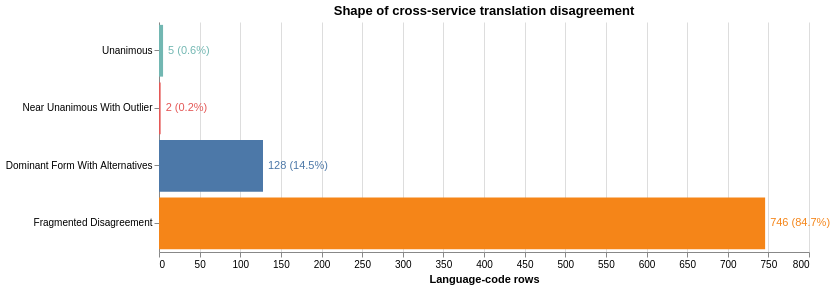

Notebook code cell kept with this figure:
### Markdown cell above
## 8.2 Degree and shape are different questions

The three comparison statuses measure how far strings differ. `disagreement_shape` instead uses the sizes of exact normalized-form clusters:

- **Unanimous**: one form across all usable services.
- **Near-unanimous with outlier**: all but one service share a form.
- **Dominant form with alternatives**: at least half of services share one form.
- **Two-cluster split**: two comparably sized form clusters.
- **Fragmented disagreement**: no form reaches half of the available services.

This distinction separates broad fragmentation from cases where apparent variation is driven by one or two services.

### Code cell
SHAPE_ORDER = [
    'unanimous', 'near_unanimous_with_outlier',
    'dominant_form_with_alternatives', 'two_cluster_split',
    'fragmented_disagreement', 'insufficient_comparison',
]
SHAPE_LABELS = {s: s.replace('_', ' ').title() for s in SHAPE_ORDER}

shape_counts = patterns['disagreement_shape'].value_counts().rename_axis('disagreement_shape').reset_index(name='languages')
shape_counts['label'] = shape_counts['disagreement_shape'].map(SHAPE_LABELS)
shape_counts['pct'] = shape_counts['languages'] / len(patterns)
shape_counts['annotation'] = shape_counts.apply(lambda r: f"{r['languages']:,} ({r['pct']:.1%})", axis=1)
display(shape_counts)

shape_bar = alt.Chart(shape_counts).mark_bar().encode(
    y=alt.Y('label:N', sort=[SHAPE_LABELS[s] for s in SHAPE_ORDER], title=None),
    x=alt.X('languages:Q', title='Language-code rows'),
    color=alt.Color('disagreement_shape:N', legend=None, scale=alt.Scale(scheme='tableau10')),
)
shape_text = shape_bar.mark_text(align='left', dx=5, color='black').encode(text='annotation:N')
shape_chart = (shape_bar + shape_text).properties(
    width=650, height=230, title='Shape of cross-service translation disagreement'
).configure_view(stroke=None)
display(shape_chart)
save_chart(shape_chart, str(FIGURE_DIR / 'disagreement_shape_distribution.png'))

### Figure 1 — Vega specification as saved in the notebook (floating-point values rounded to 4 significant figures)
{"$schema": "https://vega.github.io/schema/vega/v6.json", "data": [{"name": "source_0"}, {"name": "data_1", "values": [{"disagreement_shape": "fragmented_disagreement", "label": "Fragmented Disagreement", "languages_end": 746.0, "languages_start": 0.0}, {"disagreement_shape": "dominant_form_with_alternatives", "label": "Dominant Form With Alternatives", "languages_end": 128.0, "languages_start": 0.0}, {"disagreement_shape": "unanimous", "label": "Unanimous", "languages_end": 5.0, "languages_start": 0.0}, {"disagreement_shape": "near_unanimous_with_outlier", "label": "Near Unanimous With Outlier", "languages_end": 2.0, "languages_start": 0.0}]}, {"name": "data_2", "values": [{"annotation": "746 (84.7%)", "disagreement_shape": "fragmented_disagreement", "label": "Fragmented Disagreement", "languages": 746}, {"annotation": "128 (14.5%)", "disagreement_shape": "dominant_form_with_alternatives", "label": "Dominant Form With Alternatives", "languages": 128}, {"annotation": "5 (0.6%)", "disagreement_shape": "unanimous", "label": "Unanimous", "languages": 5}, {"annotation": "2 (0.2%)", "disagreement_shape": "near_unanimous_with_outlier", "label": "Near Unanimous With Outlier", "languages": 2}]}, {"name": "source_0_y_domain_label", "values": [{"label": "Fragmented Disagreement", "sort_field": 4.0}, {"label": "Dominant Form With Alternatives", "sort_field": 2.0}, {"label": "Unanimous", "sort_field": 0.0}, {"label": "Near Unanimous With Outlier", "sort_field": 1.0}]}, {"name": "data_1_color_domain_disagreement_shape_0", "values": [{"disagreement_shape": "fragmented_disagreement"}, {"disagreement_shape": "dominant_form_with_alternatives"}, {"disagreement_shape": "unanimous"}, {"disagreement_shape": "near_unanimous_with_outlier"}]}, {"name": "data_2_color_domain_disagreement_shape_1", "values": [{"disagreement_shape": "fragmented_disagreement"}, {"disagreement_shape": "dominant_form_with_alternatives"}, {"disagreement_shape": "unanimous"}, {"disagreement_shape": "near_unanimous_with_outlier"}]}], "marks": [{"type": "rect", "name": "layer_0_marks", "from": {"data": "data_1"}, "encode": {"update": {"height": {"signal": "max(0.25, bandwidth('y'))"}, "x": {"field": "languages_end", "scale": "x"}, "x2": {"field": "languages_start", "scale": "x"}, "y": {"field": "label", "scale": "y"}, "fill": {"field": "disagreement_shape", "scale": "color"}}}, "style": ["bar"]}, {"type": "text", "name": "layer_1_marks", "from": {"data": "data_2"}, "encode": {"update": {"fill": {"field": "disagreement_shape", "scale": "color"}, "dx": {"value": 5}, "align": {"value": "left"}, "y": {"field": "label", "scale": "y", "band": 0.5}, "text": {"signal": "isValid(datum[\"annotation\"]) ? datum[\"annotation\"] : \"\"+datum[\"annotation\"]"}, "x": {"field": "languages", "scale": "x"}, "baseline": {"value": "middle"}}}, "style": ["text"]}], "scales": [{"name": "x", "type": "linear", "domain": {"fields": [{"data": "data_1", "field": "languages_start"}, {"data": "data_1", "field": "languages_end"}, {"data": "data_2", "field": "languages"}]}, "range": [0, {"signal": "width"}], "nice": true, "zero": true}, {"name": "y", "type": "band", "domain": {"data": "source_0_y_domain_label", "field": "label", "sort": {"op": "max", "field": "sort_field"}}, "range": [0, {"signal": "height"}], "paddingOuter": 0.05, "paddingInner": 0.1}, {"name": "color", "type": "ordinal", "domain": {"fields": [{"data": "data_1_color_domain_disagreement_shape_0", "field": "disagreement_shape"}, {"data": "data_2_color_domain_disagreement_shape_1", "field": "disagreement_shape"}], "sort": true}, "range": {"scheme": "tableau10"}}], "axes": [{"scale": "x", "minExtent": 0, "zindex": 0, "ticks": false, "labels": false, "grid": true, "tickCount": {"signal": "ceil(width/40)"}, "domain": false, "aria": false, "orient": "bottom", "gridScale": "y", "maxExtent": 0}, {"scale": "x", "grid": false, "labelFlush": true, "labelOverlap": true, "tickCount": {"signal": "ceil(width/40)"}, "title": "Language-code rows", "orient": "bottom", "zindex": 0}, {"scale": "y", "zindex": 0, "orient": "left", "grid": false}], "title": {"text": "Shape of cross-service translation disagreement", "frame": "group"}, "config": {"style": {"cell": {"stroke": null}}}, "padding": 5, "width": 650, "height": 230, "background": "white", "style": "cell"}
